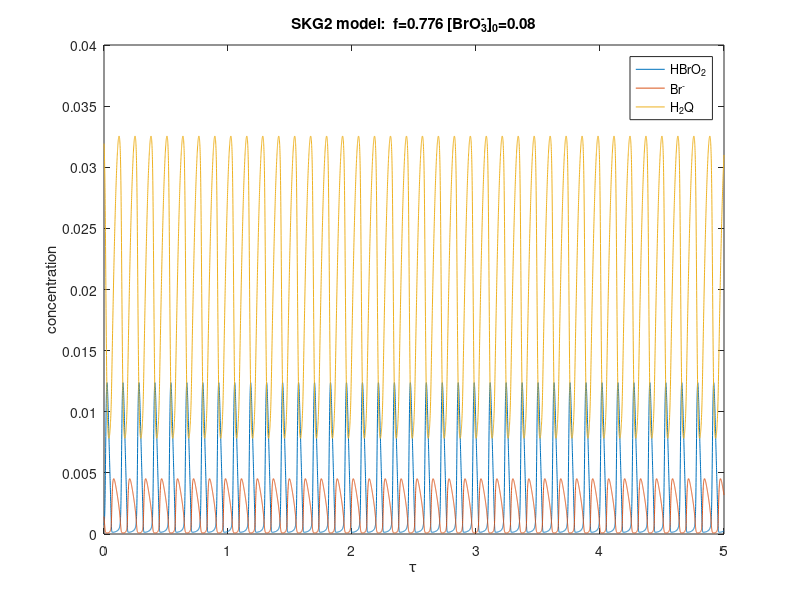
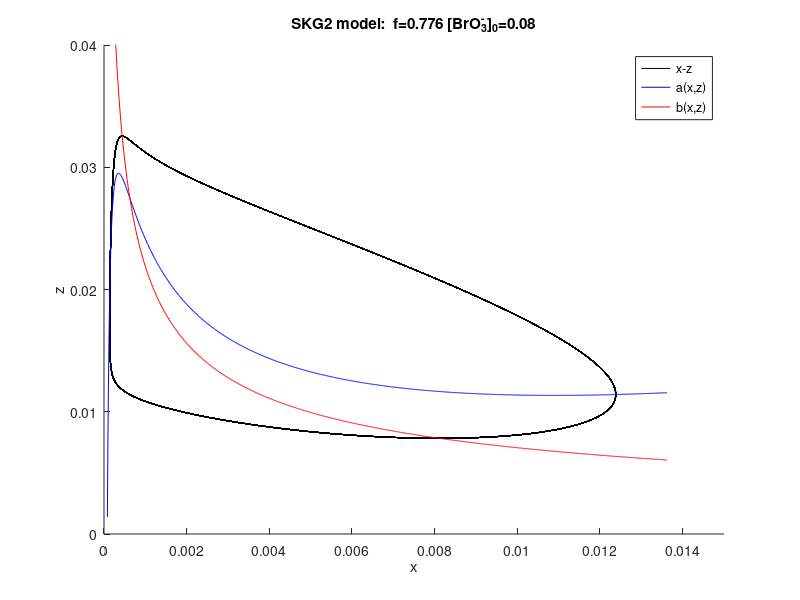

Write MATLAB code to recreate these figures, in order.
#! /usr/bin/octave -qf
# -*-octave-*-
# SKG model DOI: 10.1021/jp9832721
# Based on Eqs E6-E8 and simulate the dynamics by varying initial [BrO3-]
#
# Additionally this implementation includes linear decay of [BrO3-].
# [BrO3-] = [BrO3-]_0 - T * t;

global galpha = 1000000;
global gbeta = 77.4;
global ggamma = 1102;
global gdelta = 2719;
global gf = 0.776;
global BrO30 = 0.08;
# T = 0 simulates [Br03-] is not consumed
global T = 0;
global k2 =  2500000;
global k14 =  5.0000e-05;
global k17 =  0.02;
global BrCHD = 0.02;
global kdp = 280; # kd'
global k5 = 170000;
global k4 = 2000000;
global k4r = 100000000; # k_{-4}
global H = 1.29;

# The first command-line argument, if given, is initial [BrO3-]
if (1 == nargin)
  arg_list = argv();
  BrO30 = str2num(arg_list{1});
endif

# Eqs E6-E8
function xdot = f (x, t)
  global galpha;
  global gbeta;
  global ggamma;
  global gdelta;
  global gf;
  global k2;
  global k14;
  global k17;
  global kdp;
  global k5;
  global k4;
  global k4r;
  global BrCHD;
  global T;
  global BrO30
  global H;

  BrO3 = BrO30 - T * t; # FIXME check BrO3 > 0

  xdot = zeros (3, 1);

  galpha = k2 * k14 * BrCHD / (k17 * k17 * BrO3 * BrO3);
  # beta has no dependency on [BrO3-]
  ggamma = kdp * realsqrt(k14) * realsqrt(BrCHD) / (realpow(k17, 3/2) * realsqrt(H) * BrO3);
  gdelta = 2 * k5 * k4 * k14 * BrCHD / (k4r * k17 * k17 * BrO3 * BrO3);

  # printf("a = %f\n", galpha);
  # printf("b = %f\n", gbeta);
  # printf("g = %f\n", ggamma);
  # printf("d = %f\n", gdelta);

  xdot(1) = x(2) * (gbeta - galpha * x(1)) + x(3) * (ggamma * realsqrt(x(1)) + 1.0) - gdelta * x(1) * x(1);
  xdot(2) = 1.0 - x(2) * (gbeta + galpha * x(1));
  xdot(3) = gf - x(3) * (ggamma * realsqrt(x(1)) + 1.0); 

endfunction

# Initial conditions
#1 HBrO2
x1 = 0.0007245927973977255 ;
#2 Br-
x2 = 0.001422769822454512 ;
#3 H2Q
x3 = 0.03193424249332828 ;

x0 = [x1; x2; x3];

# time = kf*t
#t = linspace (0, 1, 10000);
t = linspace (0, 5, 10000);

y = lsode ("f", x0, t);

plot (t, y);

xlabel("\\tau");
ylabel("concentration");
title(cstrcat("SKG2 model: ",
			  " f=", num2str(gf), 
			  " [BrO_3^-]_0=", num2str(BrO30))
#			  " T=", num2str(T))
	  );
legend("HBrO_2", "Br^-", "H_2Q");

print -djpg skg2.jpg

d = [rot90(t, -1), y];

save plot.mat d;

# E9
function r = axz(x)
  global galpha gbeta ggamma gdelta gf;

  v = galpha/gbeta;

  r = (gdelta * x * x - (1 - v * x)/(1 + v * x))/(ggamma * realsqrt(x) + 1); 

endfunction

# E10
function r = bxz(x)
  global ggamma gf;

  r = gf / (ggamma * realsqrt(x) + 1);
endfunction


newplot();

xsteps = 1000;
xmax = 1.1 * max(y(:,1));
xh = xmax/xsteps;
xi = 1;

for i=1:xsteps
  xx = xh * i;
  yy = axz(xx);

  # a(x,z) may become negative with small x values - do not plot those
  if (yy > 0)
	xxi(xi) = xx;
	null_x(xi) = yy;
	null_z(xi) = bxz(xx);
	xi = xi + 1;
  endif

end

hold on;
plot(y(:,1),y(:,3), "color", "black");
plot(xxi, null_x, "color", "blue");
plot(xxi, null_z, "color", "red");

xlim([0, 0.015]);
ylim([0, 0.04]);

title(cstrcat("SKG2 model: ",
			  " f=", num2str(gf), 
			  " [BrO_3^-]_0=", num2str(BrO30))
	  );
xlabel("x");
ylabel("z");
legend("x-z", "a(x,z)", "b(x,z)");

print -djpg skg2pp.jpg

quit(0);
